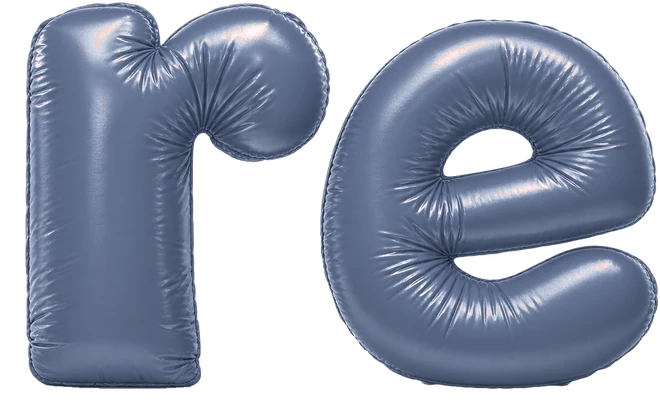
#> input picture assets/img/re-blau.webp, 660 x 420 px
$ python re_noshadow.py ../../assets/img/re-blau.webp out.png
#> lines starting #> are read from the running program, lines starting #| are printed output that depends on the picture
# Entfernt den Boden-Schatten unter dem aufgeblasenen „re“ (raw re_farbe_61708F.png; unter dem e liegt sogar ein fast deckender
# grauer Fleck): Buchstabe = deckend UND blau ((B−R)/B >= 0.25; Schatten/Fleck sind grau-rosa). Pro Spalte unterhalb des
# untersten Buchstaben-Pixels: 1 px Kantenglättung wie an den Seitenkanten, darunter durchsichtig;
# Farbe der Kantenpixel = Farbe der Buchstaben-Unterkante (kein rosa/grauer Schatten-Saum). Spalten ohne Buchstabe: ganz durchsichtig.
# Dann wie zuvor beschnitten (171,184)–(1337,926) und auf 420 px Höhe -> assets/img/re-blau.webp
# Aufruf: python3 re_noshadow.py <eingabe.png> <ausgabe.webp>
import sys, numpy as np
from PIL import Image
src = np.asarray(Image.open(sys.argv[1]).convert('RGBA')).astype(np.float64)
out = src.copy(); A = src[..., 3]; H, W = A.shape; W_EDGE = 1.6   # Kantenbreite (px) wie an den Seiten
#> after `A = src[..., 3]`:
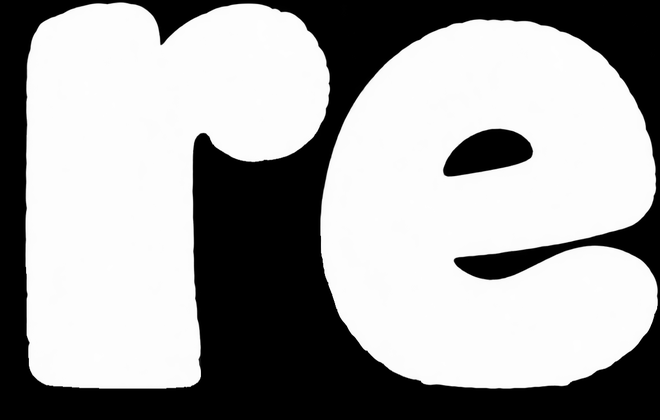
#> A: shape (420, 660) float64; min 0, max 255, mean 161.6
#> after `H, W = A.shape`: H = 420; W = 660
E_X0 = 745     # ab dieser Spalte: das e
# e: unter seiner hellen Nahtlinie liegt im flachen Teil noch ein dunkler Kontaktstreifen (Sockel, bis 8 Zeilen). Nahtlinie je
# Spalte suchen (letztes helles Maximum über einem dunklen Streifen), zu einer glatten Kurve mitteln; unten bleiben 2 Zeilen
# darunter stehen (wie an den Rundungen des e)
def body_rows(x):
    r, b = src[:, x, 0], src[:, x, 2]
    return np.where((A[:, x] >= 200) & ((b - r) >= 0.25*np.maximum(b, 1)))[0]
seam = np.full(W, np.nan)
for x in range(E_X0, W):
    rows = body_rows(x)
    if len(rows) == 0: continue
    yb = rows.max(); lum = src[:, x, :3] @ [0.299, 0.587, 0.114]; s = lum[yb-10:yb+1]
    for k in range(len(s)-2, 0, -1):
        if s[k] > s[k-1] and s[k] >= s[k+1] and s[k] - s[k+1:].min() > 12: seam[x] = yb - 10 + k; break
xs = np.where(~np.isnan(seam))[0]
#> xs = empty array
#> (the run stopped early here; a loop or call above may not have finished)

$ run again, with assets/img/bg-glas.webp copied over assets/img/re-blau.webp
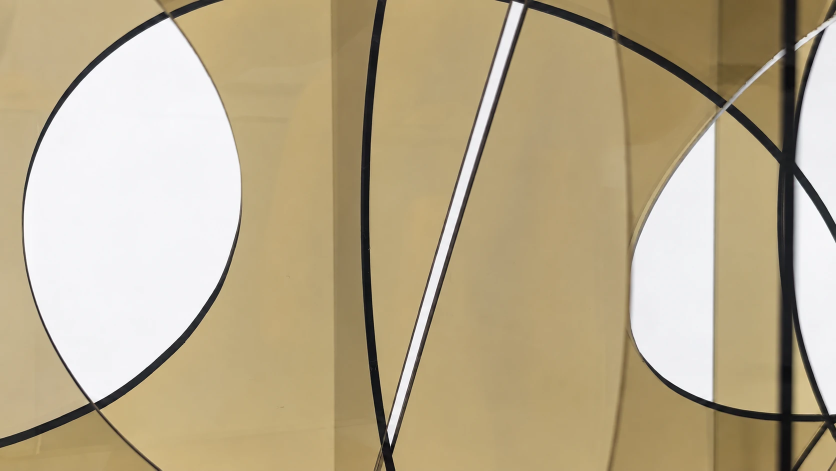
#> input picture assets/img/bg-glas.webp, 1672 x 941 px (shown at 1/2 size)
#> A: shape (941, 1672) float64; every value is 255
#> the loop `for x in range(E_X0, W):` made 927 passes
#> (rows, yb) on passes 1 to 3: ([752, 753, 754, 755, 756, 757], 757), ([660, 661, 662], 662), ([784, 785], 785)
#> xs = 18 values from 749 to 1624
#> full = 1672 values, max 837 at index 1532, min 16 at index 1122, mean 629.5
#> med = 1672 values, max 836 at index 1531, min 22.3 at index 1119, mean 629.5
#> curve = 1672 values, max 835.8 at index 1533, min 23.01 at index 1122, mean 629.5
#> after the loop `for x in range(W):`:
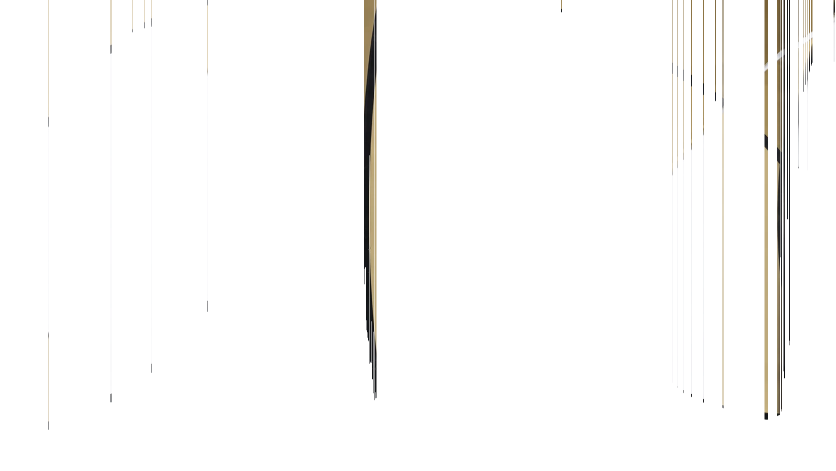
#> out: shape (941, 1672, 4) float64 (shown at 1/2 size); mean R, G, B, A 183.5, 168.8, 138, 7.7; transparent parts drawn white
#> `im = Image.fromarray(o).crop((171, 184, 1337, 926))`:
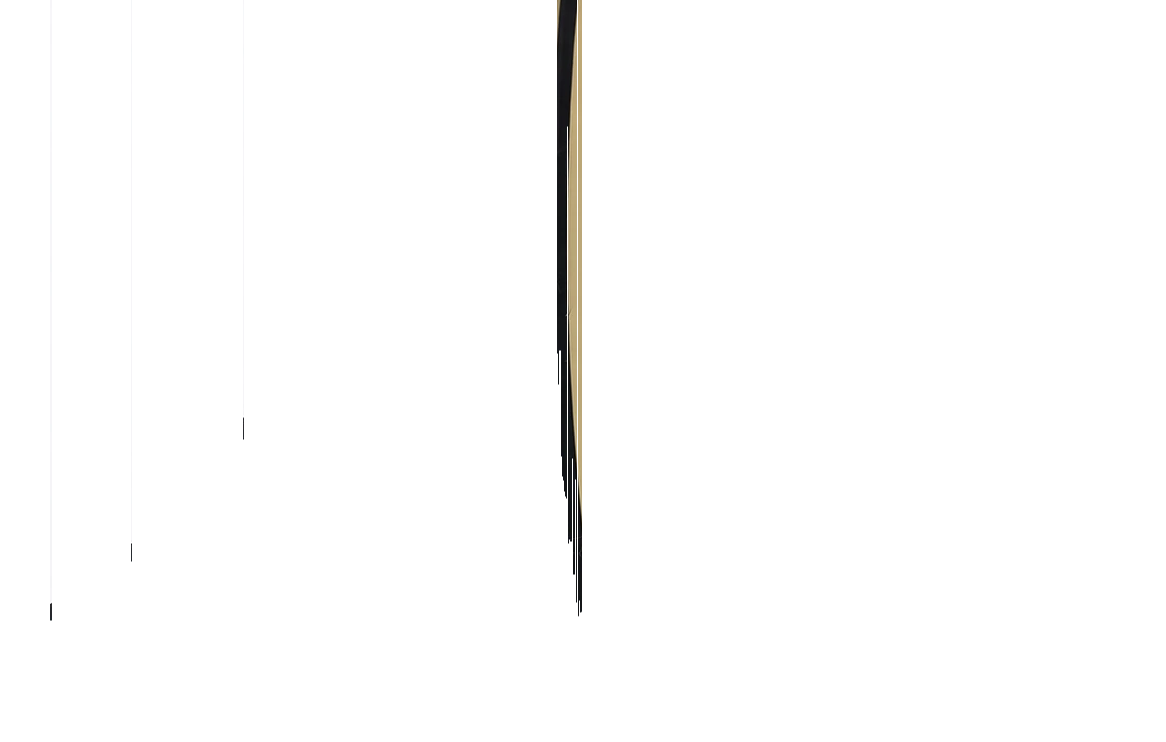
#> im: PIL image 1166x742 RGBA; mean R, G, B, A 1.9, 1.7, 1.5, 4.1; transparent parts drawn white
#| out.png (660, 420)
